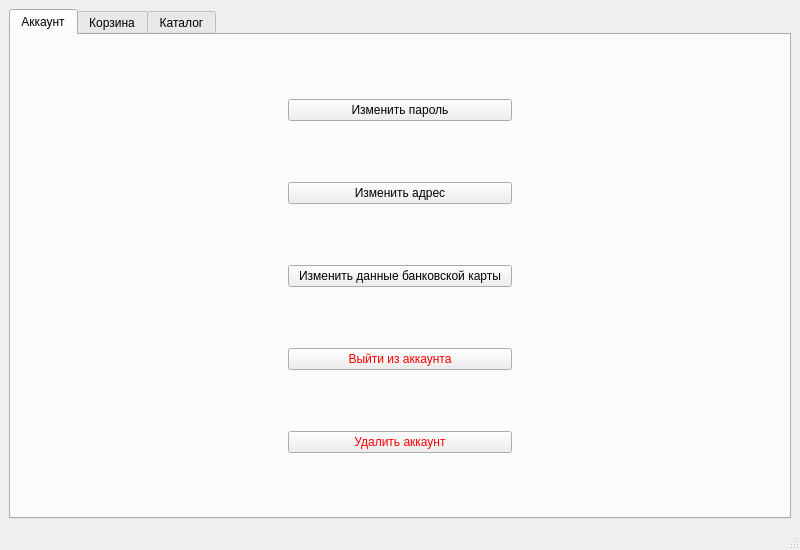
<?xml version="1.0" encoding="UTF-8"?>
<ui version="4.0">
 <class>MainWindow</class>
 <widget class="QMainWindow" name="MainWindow">
  <property name="geometry">
   <rect>
    <x>0</x>
    <y>0</y>
    <width>800</width>
    <height>550</height>
   </rect>
  </property>
  <property name="windowTitle">
   <string>Energy House Shop</string>
  </property>
  <widget class="QWidget" name="centralwidget">
   <layout class="QGridLayout" name="gridLayout">
    <item row="0" column="1">
     <widget class="QTabWidget" name="tabWidget">
      <property name="currentIndex">
       <number>0</number>
      </property>
      <widget class="QWidget" name="tab_account">
       <attribute name="title">
        <string>Аккаунт</string>
       </attribute>
       <layout class="QGridLayout" name="gridLayout_6">
        <item row="0" column="1">
         <layout class="QVBoxLayout" name="verticalLayout_3">
          <item>
           <spacer name="verticalSpacer_5">
            <property name="orientation">
             <enum>Qt::Vertical</enum>
            </property>
            <property name="sizeHint" stdset="0">
             <size>
              <width>20</width>
              <height>40</height>
             </size>
            </property>
           </spacer>
          </item>
          <item>
           <widget class="QPushButton" name="account_pushButton_password">
            <property name="text">
             <string>Изменить пароль</string>
            </property>
           </widget>
          </item>
          <item>
           <spacer name="verticalSpacer">
            <property name="orientation">
             <enum>Qt::Vertical</enum>
            </property>
            <property name="sizeHint" stdset="0">
             <size>
              <width>20</width>
              <height>40</height>
             </size>
            </property>
           </spacer>
          </item>
          <item>
           <widget class="QPushButton" name="account_pushButton_address">
            <property name="text">
             <string>Изменить адрес</string>
            </property>
           </widget>
          </item>
          <item>
           <spacer name="verticalSpacer_2">
            <property name="orientation">
             <enum>Qt::Vertical</enum>
            </property>
            <property name="sizeHint" stdset="0">
             <size>
              <width>20</width>
              <height>40</height>
             </size>
            </property>
           </spacer>
          </item>
          <item>
           <widget class="QPushButton" name="account_pushButton_bankcard">
            <property name="text">
             <string>  Изменить данные банковской карты  </string>
            </property>
           </widget>
          </item>
          <item>
           <spacer name="verticalSpacer_3">
            <property name="orientation">
             <enum>Qt::Vertical</enum>
            </property>
            <property name="sizeHint" stdset="0">
             <size>
              <width>20</width>
              <height>40</height>
             </size>
            </property>
           </spacer>
          </item>
          <item>
           <widget class="QPushButton" name="account_pushButton_logout">
            <property name="styleSheet">
             <string notr="true">color: rgb(255, 0, 0);</string>
            </property>
            <property name="text">
             <string>Выйти из аккаунта</string>
            </property>
           </widget>
          </item>
          <item>
           <spacer name="verticalSpacer_4">
            <property name="orientation">
             <enum>Qt::Vertical</enum>
            </property>
            <property name="sizeHint" stdset="0">
             <size>
              <width>20</width>
              <height>40</height>
             </size>
            </property>
           </spacer>
          </item>
          <item>
           <widget class="QPushButton" name="account_pushButton_delete">
            <property name="styleSheet">
             <string notr="true">color: rgb(255, 0, 0);</string>
            </property>
            <property name="text">
             <string>Удалить аккаунт</string>
            </property>
           </widget>
          </item>
          <item>
           <spacer name="verticalSpacer_6">
            <property name="orientation">
             <enum>Qt::Vertical</enum>
            </property>
            <property name="sizeHint" stdset="0">
             <size>
              <width>20</width>
              <height>40</height>
             </size>
            </property>
           </spacer>
          </item>
         </layout>
        </item>
        <item row="0" column="2">
         <spacer name="horizontalSpacer_3">
          <property name="orientation">
           <enum>Qt::Horizontal</enum>
          </property>
          <property name="sizeHint" stdset="0">
           <size>
            <width>40</width>
            <height>20</height>
           </size>
          </property>
         </spacer>
        </item>
        <item row="0" column="0">
         <spacer name="horizontalSpacer_4">
          <property name="orientation">
           <enum>Qt::Horizontal</enum>
          </property>
          <property name="sizeHint" stdset="0">
           <size>
            <width>40</width>
            <height>20</height>
           </size>
          </property>
         </spacer>
        </item>
       </layout>
      </widget>
      <widget class="QWidget" name="tab_cart">
       <attribute name="title">
        <string>Корзина</string>
       </attribute>
       <layout class="QGridLayout" name="gridLayout_5">
        <item row="0" column="0">
         <layout class="QVBoxLayout" name="verticalLayout_4">
          <item>
           <widget class="QTableWidget" name="cart_tableWidget">
            <property name="font">
             <font>
              <family>MS Shell Dlg 2</family>
              <pointsize>8</pointsize>
             </font>
            </property>
            <column>
             <property name="text">
              <string>Название</string>
             </property>
             <property name="textAlignment">
              <set>AlignCenter</set>
             </property>
            </column>
            <column>
             <property name="text">
              <string>Цена</string>
             </property>
             <property name="textAlignment">
              <set>AlignCenter</set>
             </property>
            </column>
            <column>
             <property name="text">
              <string>Количество</string>
             </property>
             <property name="textAlignment">
              <set>AlignCenter</set>
             </property>
            </column>
            <column>
             <property name="text">
              <string>Стоимость</string>
             </property>
             <property name="textAlignment">
              <set>AlignCenter</set>
             </property>
            </column>
           </widget>
          </item>
          <item>
           <layout class="QHBoxLayout" name="horizontalLayout_3">
            <item>
             <widget class="QPushButton" name="cart_pushButton_order">
              <property name="text">
               <string>Заказать</string>
              </property>
             </widget>
            </item>
            <item>
             <widget class="QLabel" name="cart_label_cost">
              <property name="text">
               <string>Всего: </string>
              </property>
             </widget>
            </item>
            <item>
             <widget class="QPushButton" name="cart_pushButton_clear">
              <property name="styleSheet">
               <string notr="true">color: rgb(255, 0, 0);</string>
              </property>
              <property name="text">
               <string>Очистить корзину</string>
              </property>
             </widget>
            </item>
           </layout>
          </item>
         </layout>
        </item>
       </layout>
      </widget>
      <widget class="QWidget" name="tab_catalog">
       <attribute name="title">
        <string>Каталог</string>
       </attribute>
       <layout class="QGridLayout" name="gridLayout_4">
        <item row="1" column="0">
         <layout class="QHBoxLayout" name="horizontalLayout_2">
          <item>
           <spacer name="horizontalSpacer">
            <property name="orientation">
             <enum>Qt::Horizontal</enum>
            </property>
            <property name="sizeHint" stdset="0">
             <size>
              <width>40</width>
              <height>20</height>
             </size>
            </property>
           </spacer>
          </item>
          <item>
           <widget class="QSpinBox" name="catalog_spinBox_page">
            <property name="buttonSymbols">
             <enum>QAbstractSpinBox::UpDownArrows</enum>
            </property>
            <property name="prefix">
             <string>Страница: </string>
            </property>
            <property name="minimum">
             <number>1</number>
            </property>
            <property name="displayIntegerBase">
             <number>10</number>
            </property>
           </widget>
          </item>
          <item>
           <spacer name="horizontalSpacer_2">
            <property name="orientation">
             <enum>Qt::Horizontal</enum>
            </property>
            <property name="sizeHint" stdset="0">
             <size>
              <width>40</width>
              <height>20</height>
             </size>
            </property>
           </spacer>
          </item>
         </layout>
        </item>
        <item row="0" column="0">
         <layout class="QGridLayout" name="gridLayout_3">
          <item row="4" column="2">
           <widget class="QLabel" name="catalog_label_6">
            <property name="text">
             <string/>
            </property>
            <property name="alignment">
             <set>Qt::AlignCenter</set>
            </property>
           </widget>
          </item>
          <item row="3" column="0">
           <widget class="QLabel" name="catalog_image_4">
            <property name="text">
             <string/>
            </property>
            <property name="alignment">
             <set>Qt::AlignCenter</set>
            </property>
           </widget>
          </item>
          <item row="1" column="1">
           <widget class="QLabel" name="catalog_label_2">
            <property name="text">
             <string/>
            </property>
            <property name="alignment">
             <set>Qt::AlignCenter</set>
            </property>
           </widget>
          </item>
          <item row="0" column="2">
           <widget class="QLabel" name="catalog_image_3">
            <property name="text">
             <string/>
            </property>
            <property name="alignment">
             <set>Qt::AlignCenter</set>
            </property>
           </widget>
          </item>
          <item row="1" column="0">
           <widget class="QLabel" name="catalog_label_1">
            <property name="text">
             <string/>
            </property>
            <property name="alignment">
             <set>Qt::AlignCenter</set>
            </property>
           </widget>
          </item>
          <item row="5" column="0">
           <widget class="QPushButton" name="catalog_pushButton_4">
            <property name="text">
             <string/>
            </property>
           </widget>
          </item>
          <item row="3" column="1">
           <widget class="QLabel" name="catalog_image_5">
            <property name="text">
             <string/>
            </property>
            <property name="alignment">
             <set>Qt::AlignCenter</set>
            </property>
           </widget>
          </item>
          <item row="4" column="0">
           <widget class="QLabel" name="catalog_label_4">
            <property name="text">
             <string/>
            </property>
            <property name="alignment">
             <set>Qt::AlignCenter</set>
            </property>
           </widget>
          </item>
          <item row="5" column="2">
           <widget class="QPushButton" name="catalog_pushButton_6">
            <property name="text">
             <string/>
            </property>
           </widget>
          </item>
          <item row="0" column="1">
           <widget class="QLabel" name="catalog_image_2">
            <property name="text">
             <string/>
            </property>
            <property name="alignment">
             <set>Qt::AlignCenter</set>
            </property>
           </widget>
          </item>
          <item row="4" column="1">
           <widget class="QLabel" name="catalog_label_5">
            <property name="text">
             <string/>
            </property>
            <property name="alignment">
             <set>Qt::AlignCenter</set>
            </property>
           </widget>
          </item>
          <item row="2" column="2">
           <widget class="QPushButton" name="catalog_pushButton_3">
            <property name="text">
             <string/>
            </property>
           </widget>
          </item>
          <item row="5" column="1">
           <widget class="QPushButton" name="catalog_pushButton_5">
            <property name="text">
             <string/>
            </property>
           </widget>
          </item>
          <item row="1" column="2">
           <widget class="QLabel" name="catalog_label_3">
            <property name="text">
             <string/>
            </property>
            <property name="alignment">
             <set>Qt::AlignCenter</set>
            </property>
           </widget>
          </item>
          <item row="2" column="0">
           <widget class="QPushButton" name="catalog_pushButton_1">
            <property name="text">
             <string/>
            </property>
           </widget>
          </item>
          <item row="2" column="1">
           <widget class="QPushButton" name="catalog_pushButton_2">
            <property name="text">
             <string/>
            </property>
           </widget>
          </item>
          <item row="0" column="0">
           <widget class="QLabel" name="catalog_image_1">
            <property name="text">
             <string/>
            </property>
            <property name="alignment">
             <set>Qt::AlignCenter</set>
            </property>
           </widget>
          </item>
          <item row="3" column="2">
           <widget class="QLabel" name="catalog_image_6">
            <property name="text">
             <string/>
            </property>
            <property name="alignment">
             <set>Qt::AlignCenter</set>
            </property>
           </widget>
          </item>
         </layout>
        </item>
       </layout>
      </widget>
     </widget>
    </item>
   </layout>
  </widget>
  <widget class="QMenuBar" name="menubar">
   <property name="geometry">
    <rect>
     <x>0</x>
     <y>0</y>
     <width>800</width>
     <height>21</height>
    </rect>
   </property>
  </widget>
  <widget class="QStatusBar" name="statusbar"/>
 </widget>
 <resources/>
 <connections/>
</ui>
